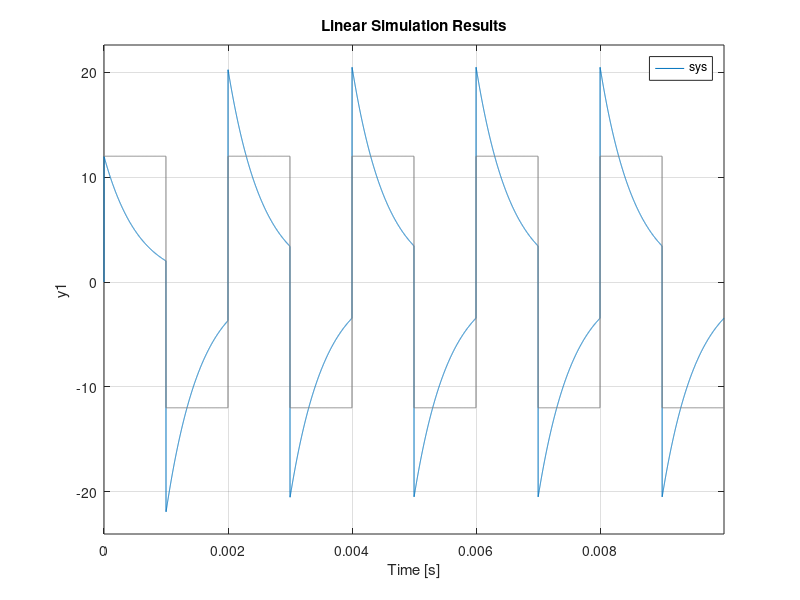

MATLAB code to generate this figure:
close all; clear all; clc;
% Caso 1. Sistema de dos variables de Estado

A_u= 12;
Fs =1000000 ;
f  = 500;
T  =5*(1/f);
t = 0:1/Fs:T-1/Fs;
c = 50;
u = A_u*square(2*pi*f*t,c);
%con esto ya queda definida la entrada
%Caso 1.2
R = 5.6*10^3;%[ohms]
L = 10*10^-6;%[H]
C = 100*10^-9;%[F]

% [i, Vc] este es el vector X
% { X_p=AX+BU
% { Y = CX

A = [ -R/L , -1/L ; 1/C , 0 ];
B = [ 1/L ; 0 ];
C = [ R , 0 ] ;% Variando este yo selecciono la salida 
D = [ 0 ];

sys = ss(A, B, C, D);



lsim(sys, u, t);

% plot(t_s, y_s)




